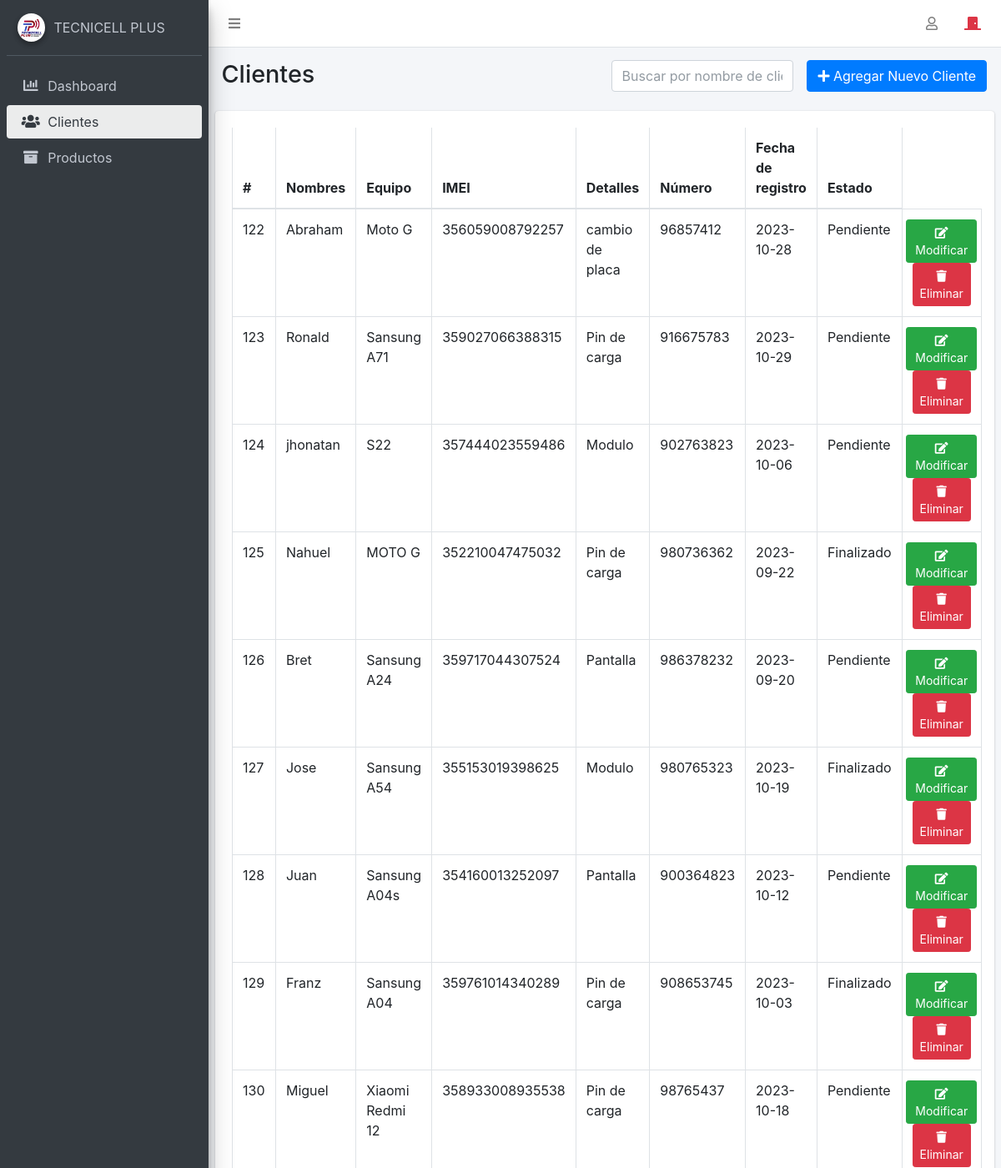
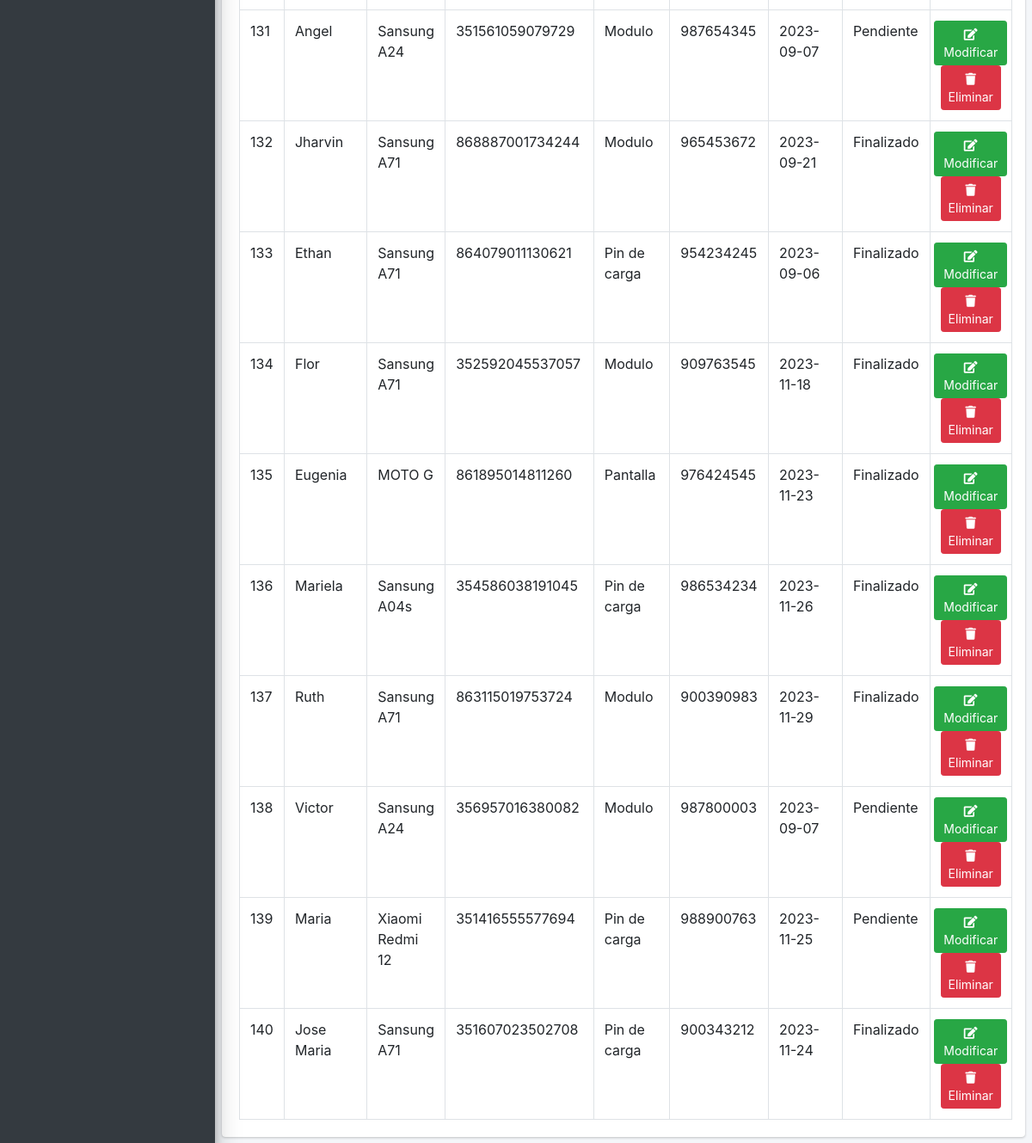
/panel.php?modulo=clientes (signed in), run on the app's committed database (2 pictures, top to bottom).
### tables this page shows
CREATE TABLE `cliente` (
  `id_cliente` int(11) NOT NULL,
  `nombres` varchar(70) NOT NULL,
  `equipo` varchar(100) NOT NULL,
  `imei` varchar(17) NOT NULL,
  `detalles` varchar(500) NOT NULL,
  `fecha_registro` date DEFAULT NULL,
  `numero` varchar(12) DEFAULT NULL,
  `estado` varchar(20) NOT NULL
);

### clientes.php (called while the page is built, shortened)
<?php
require_once 'clases/clsClientes.php';
$cliente = new Clientes();
$res = $cliente->Consultar($con);
require 'views/clientes.view.php';

### clases/clsClientes.php (called while the page is built, shortened)
<?php
class Clientes
{
    public function Consultar($con)
    {
        $query = "SELECT * FROM cliente;";
        return mysqli_query($con, $query);
    }
}

### views/clientes.view.php (the view, shortened to what this page needs)
<div class="content-wrapper">
    <section class="content-header">
        <div class="container-fluid">
            <div class="row mb-2">
                <div class="col-sm-6">
                    <h1>Clientes</h1>
                </div>
                <div class="col-sm-3">
                <div class="input-group">
                        <input type="text" id="searchCliente" class="form-control" placeholder="Buscar por nombre de cliente">
                    </div>
                </div>
                <div class="col-sm-3">
                    <div class="text-center">
                        <button title="Agregar" type="button" class="btn btn-primary" data-toggle="modal" data-target="#AddModal">
                            <i class="fas fa-plus"></i> Agregar Nuevo Cliente
                        </button>
                    </div>
                </div>
            </div>
    </section>
    <section class="content">
        <div class="row">
            <div class="col-12">
                <div class="card">
                    <div class="card-body table-responsive">
                        <table id="example2" class="table table-bordered table-hover">
                            <thead>
                                <tr>
                                    <th>#</th>
                                    <th>Nombres</th>
                                    <th>Equipo</th>
                                    <th>IMEI</th>
                                    <th>Detalles</th>
                                    <th>Número</th>
                                    <th>Fecha de registro</th>
                                    <th>Estado</th>
                                </tr>
                            </thead>
                            <tbody>
                                <?php
                                while ($row = mysqli_fetch_assoc($res)) :
                                ?>
                                    <tr>
                                        <td><?php echo $row['id_cliente'] ?></td>
                                        <td><?php echo $row['nombres'] ?></td>
                                        <td><?php echo $row['equipo'] ?></td>
                                        <td><?php echo $row['imei'] ?></td>
                                        <td><?php echo $row['detalles'] ?></td>
                                        <td><?php echo $row['numero'] ?></td>
                                        <td><?php echo $row['fecha_registro'] ?></td>
                                        <td><?php echo $row['estado'] ?></td>
                                        <td>
                                            <div class="row">
                                                <div >
                                                    <a title="Modificar Cliente" data-toggle="modal" data-target="#EditModal" href="javascript:void(0);" onclick="document.getElementById('id_cliente').value = <?= $row['id_cliente'] ?>;document.getElementById('nombres').value = '<?= $row['nombres'] ?>';document.getElementById('equipo').value = '<?= $row['equipo'] ?>';document.getElementById('imei').value = '<?= $row['imei'] ?>';document.getElementById('detalles').value = '<?= $row['detalles'] ?>';document.getElementById('numero').value = '<?= $row['numero'] ?>';document.getElementById('fecha_registro').value = '<?= $row['fecha_registro'] ?>';document.getElementById('estado').value = '<?= $row['estado'] ?>';" class="btn btn-success btn-sm">
                                                        <i class="fas fa-edit"></i> Modificar
                                                    </a>
                                                </div>
                                                <div class="col-sm-6">
                                                    <a title="Eliminar Cliente" data-toggle="modal" data-target="#DeleteModal" href="javascript:void(0);" onclick="document.getElementById('delete_id').value = <?= $row['id_cliente'] ?>;document.getElementById('delete_nombre').innerHTML = '<?= $row['nombres'] ?>';" class="btn btn-danger btn-sm borrar">
                                                        <i class="fas fa-trash"></i> Eliminar
                                                    </a>
                                                </div>
                                            </div>
                                        </td>
                                    </tr>
                                <?php endwhile; ?>
                            </tbody>
                        </table>
                    </div>
                </div>
            </div>
        </div>
    </section>
</div>

### panel.php (shortened to what this page needs)
<!DOCTYPE html>
<html lang="en">
<head>
  <link rel="stylesheet" href="plugins/fontawesome-free/css/all.min.css">
  <link rel="stylesheet" href="https://code.ionicframework.com/ionicons/2.0.1/css/ionicons.min.css">
  <link rel="stylesheet" href="plugins/tempusdominus-bootstrap-4/css/tempusdominus-bootstrap-4.min.css">
  <link rel="stylesheet" href="plugins/icheck-bootstrap/icheck-bootstrap.min.css">
  <link rel="stylesheet" href="plugins/jqvmap/jqvmap.min.css">
  <link rel="stylesheet" href="dist/css/adminlte.min.css">
  <link rel="stylesheet" href="plugins/overlayScrollbars/css/OverlayScrollbars.min.css">
  <link rel="stylesheet" href="plugins/daterangepicker/daterangepicker.css">
  <link rel="stylesheet" href="plugins/summernote/summernote-bs4.css">
  <link rel="stylesheet" href="https://cdn.datatables.net/1.10.20/css/jquery.dataTables.min.css">
  <link rel="stylesheet" href="https://cdn.datatables.net/buttons/1.6.1/css/buttons.dataTables.min.css">
  <link rel="stylesheet" href="https://cdn.datatables.net/select/1.3.1/css/select.dataTables.min.css">
  <link rel="stylesheet" href="css/editor.dataTables.min.css">
  <link rel="stylesheet" href="//cdn.jsdelivr.net/npm/alertifyjs@1.13.1/build/css/alertify.min.css" />
</head>
<body id="cuerpo" class="hold-transition sidebar-mini layout-fixed">
  <?php
  $modulo = $_REQUEST['modulo'] ?? '';
  require_once('views/panel-header.view.php');
  if (!isset($_SESSION['idInicio'])) {
    echo '<meta http-equiv="refresh" content="0; url=index.php" />  ';
  } else {
    if ($modulo == '' || $modulo == 'inicio') {
      require_once "inicio.php";
    } else {
      $ruta = $modulo . '.php';
      require_once $ruta;
    }
  }
  ?>
</body>
</html>

### views/panel-header.view.php
<div class="wrapper">
    <nav class="main-header navbar navbar-expand navbar-white navbar-light">
        <ul class="navbar-nav">
            <li class="nav-item">
                <a class="nav-link" data-widget="pushmenu" href="#"><i class="fas fa-bars"></i></a>
            </li>
        </ul>
        <ul class="navbar-nav ml-auto">
            <a class="nav-link" title="Editar Perfil de Usuario" href="panel.php?modulo=perfilUsuario">
                <i class="far fa-user"></i>
            </a>
            <a class="nav-link text-danger" href="panel.php?modulo=cerrar" title="Cerrar sesion">
                <i class="fas fa-door-closed    "></i>
            </a>
        </ul>
    </nav>
    <aside class="main-sidebar sidebar-dark-primary elevation-4">
        <div class="sidebar">
            <div class="user-panel mt-3 pb-3 mb-3 d-flex">
                <div class="image">
                    <img src="dist/img/imgpeque.png" class="img-circle elevation-2" alt="User Image">
                </div>
                <div class="info">
                    <a title="Logo" class="d-block">TECNICELL PLUS</a>
                </div>
            </div>
            <nav class="mt-2">
                <ul class="nav nav-pills nav-sidebar flex-column" data-widget="treeview" role="menu" data-accordion="false">
                    <li class="nav-item has-treeview menu-open">
                        <ul class="nav nav-treeview">
                            <li class="nav-item">
                                <a href="panel.php?modulo=inicio" class="nav-link <?php echo ($modulo == "inicio" || $modulo == "") ? " active " : " "; ?>">
                                    <i class="fa fa-chart-bar nav-icon" aria-hidden="true"></i>
                                    <p>Dashboard</p>
                                </a>
                            </li>
                            <li class="nav-item">
                                <a href="panel.php?modulo=clientes" class="nav-link <?php echo ($modulo == "clientes") ? " active " : " "; ?>">
                                    <i class="fas fa-users nav-icon" aria-hidden="true"></i>
                                    <p>Clientes</p>
                                </a>
                            </li>
                            <li class="nav-item">
                                <a href="panel.php?modulo=productos" class="nav-link <?php echo ($modulo == "productos") ? " active " : " "; ?>">
                                    <i class="fas fa-archive nav-icon" aria-hidden="true"></i>
                                    <p>Productos</p>
                                </a>
                            </li>
                        </ul>
                    </li>
                </ul>
            </nav>
        </div>
    </aside>
</div>

### data on the page
cliente: id_cliente "122", nombres "Abraham", equipo "Moto G", imei "356059008792257", detalles "cambio de placa", numero "96857412", fecha_registro "2023-10-28", estado "Pendiente"
cliente: id_cliente "123", nombres "Ronald", equipo "Sansung A71", imei "359027066388315", detalles "Pin de carga", numero "916675783", fecha_registro "2023-10-29", estado "Pendiente"
cliente: id_cliente "124", nombres "jhonatan", equipo "S22", imei "357444023559486", detalles "Modulo", numero "902763823", fecha_registro "2023-10-06", estado "Pendiente"
cliente: id_cliente "125", nombres "Nahuel", equipo "MOTO G", imei "352210047475032", detalles "Pin de carga", numero "980736362", fecha_registro "2023-09-22", estado "Finalizado"
cliente: id_cliente "126", nombres "Bret", equipo "Sansung A24", imei "359717044307524", detalles "Pantalla", numero "986378232", fecha_registro "2023-09-20", estado "Pendiente"
cliente: id_cliente "127", nombres "Jose", equipo "Sansung A54", imei "355153019398625", detalles "Modulo", numero "980765323", fecha_registro "2023-10-19", estado "Finalizado"
cliente: id_cliente "128", nombres "Juan", equipo "Sansung A04s", imei "354160013252097", detalles "Pantalla", numero "900364823", fecha_registro "2023-10-12", estado "Pendiente"
cliente: id_cliente "129", nombres "Franz", equipo "Sansung A04", imei "359761014340289", detalles "Pin de carga", numero "908653745", fecha_registro "2023-10-03", estado "Finalizado"
cliente: id_cliente "130", nombres "Miguel", equipo "Xiaomi Redmi 12", imei "358933008935538", detalles "Pin de carga", numero "98765437", fecha_registro "2023-10-18", estado "Pendiente"
cliente: id_cliente "131", nombres "Angel", equipo "Sansung A24", imei "351561059079729", detalles "Modulo", numero "987654345", fecha_registro "2023-09-07", estado "Pendiente"
cliente: id_cliente "132", nombres "Jharvin", equipo "Sansung A71", imei "868887001734244", detalles "Modulo", numero "965453672", fecha_registro "2023-09-21", estado "Finalizado"
cliente: id_cliente "133", nombres "Ethan", equipo "Sansung A71", imei "864079011130621", detalles "Pin de carga", numero "954234245", fecha_registro "2023-09-06", estado "Finalizado"
cliente: id_cliente "134", nombres "Flor", equipo "Sansung A71", imei "352592045537057", detalles "Modulo", numero "909763545", fecha_registro "2023-11-18", estado "Finalizado"
cliente: id_cliente "135", nombres "Eugenia", equipo "MOTO G", imei "861895014811260", detalles "Pantalla", numero "976424545", fecha_registro "2023-11-23", estado "Finalizado"
cliente: id_cliente "136", nombres "Mariela", equipo "Sansung A04s", imei "354586038191045", detalles "Pin de carga", numero "986534234", fecha_registro "2023-11-26", estado "Finalizado"
cliente: id_cliente "137", nombres "Ruth", equipo "Sansung A71", imei "863115019753724", detalles "Modulo", numero "900390983", fecha_registro "2023-11-29", estado "Finalizado"
cliente: id_cliente "138", nombres "Victor", equipo "Sansung A24", imei "356957016380082", detalles "Modulo", numero "987800003", fecha_registro "2023-09-07", estado "Pendiente"
cliente: id_cliente "139", nombres "Maria", equipo "Xiaomi Redmi 12", imei "351416555577694", detalles "Pin de carga", numero "988900763", fecha_registro "2023-11-25", estado "Pendiente"
cliente: id_cliente "140", nombres "Jose Maria", equipo "Sansung A71", imei "351607023502708", detalles "Pin de carga", numero "900343212", fecha_registro "2023-11-24", estado "Finalizado"
